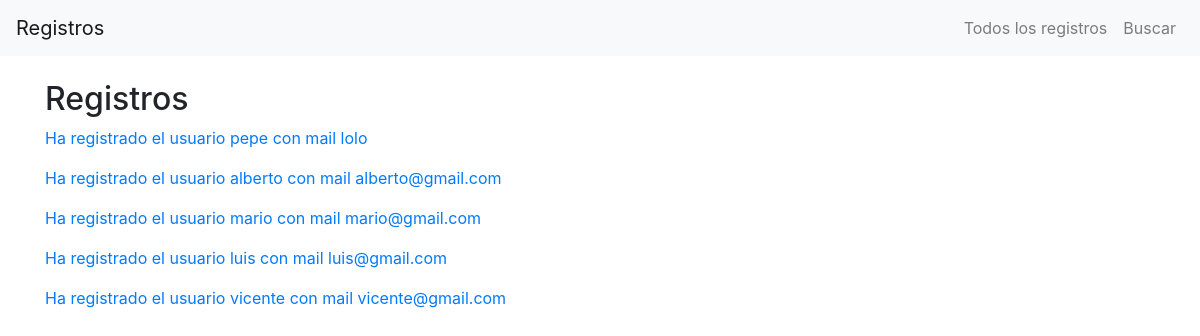
/application1/list/, run on an earlier commit of the app's database.
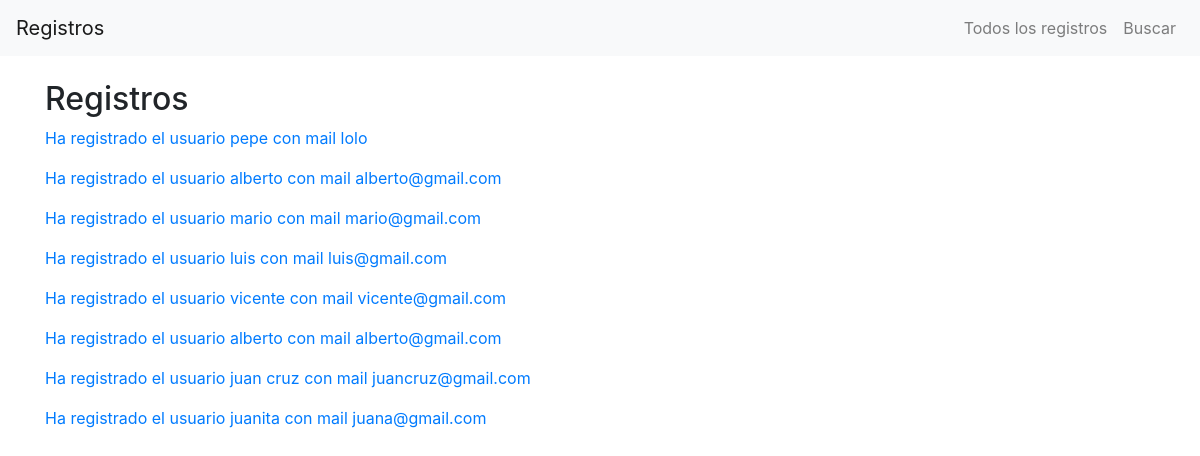
And on a later commit of the database.
### application1/models.py (models this page shows)
class Registro(models.Model):
    nombre_de_usuario = models.CharField(max_length=50)
    mail = models.EmailField(max_length=50)
    def __str__(self):
        return f"Ha registrado el usuario {self.nombre_de_usuario} con mail {self.mail}"

### application1/views.py (the view)
# urls.py: path("list/", list_view, name="application1-list"),
def list_view(request):
    registros = Registro.objects.all()
    contexto_dict = {"registros": registros}
    return render(request, "application1/list.html", contexto_dict)

### application1/templates/application1/list.html (shortened to what this page needs)
{% extends 'base.html' %}
{% block content %}
<section>
    <h2>Registros</h2>
    <div class="registros-list">
        {% for registro in registros %}
            <div class="discussion-item">
                <p><a href="http://google.com">{{ registro }}</a></p>
            </div>
        {% empty %}
            <p>No hay registros disponibles.</p>
        {% endfor %}
    </div>
</section>
{% endblock %}

### application1/templates/base.html (shortened to what this page needs)
{% load static %}
<!DOCTYPE html>
<html lang="en">
<head>
    <link rel="stylesheet" href="https://stackpath.bootstrapcdn.com/bootstrap/4.5.2/css/bootstrap.min.css">
</head>
<body>
    <nav class="navbar navbar-expand-lg navbar-light bg-light">
        <a class="navbar-brand" href="/application1">Registros</a>
        <div class="collapse navbar-collapse" id="navbarNav">
            <ul class="navbar-nav ml-auto">
                <li class="nav-item">
                    <a class="nav-link" href="/application1/list">Todos los registros</a>
                </li>
                <li class="nav-item">
                    <a class="nav-link" href="{% url "application1-list" %}">Buscar</a>
                </li>
            </ul>
        </div>
    </nav>
    <div class="container mt-4">
        {% block content %}{% endblock content %}
    </div>
</body>
</html>

What changed in the data, as far as the page shows it:
added Registro: nombre_de_usuario+mail "Ha registrado el usuario alberto con mail alberto@gmail.com"
added Registro: nombre_de_usuario+mail "Ha registrado el usuario juan cruz con mail juancruz@gmail.com"
added Registro: nombre_de_usuario+mail "Ha registrado el usuario juanita con mail juana@gmail.com"
